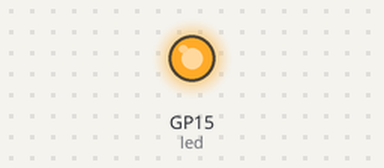
This program was run on a simulated Raspberry Pi Pico running MicroPython. On the bench: output pins drawn as LEDs (lit = HIGH).

Above: at 1.5 s.
At 4.5 s:
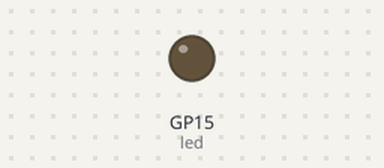
Timing chart, 0 to 7.8 s (numbered marks = the images above):
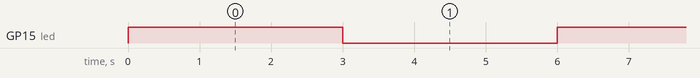

Measured:
- by itself, GP15 (led): alternates HIGH for 3.0 s and LOW for 3.0 s

The program:

03_LED_whileTrue.py
```python
from machine import Pin #從 硬體 引入 腳位
from utime import sleep #從 時間 引入 睡眠
led = Pin(15,Pin.OUT) #控制外加的LED
while True:
    led.value(1)      #開
    sleep(3)            #持續3秒
    led.value(0)      #關
    sleep(3)            #持續3秒
```
